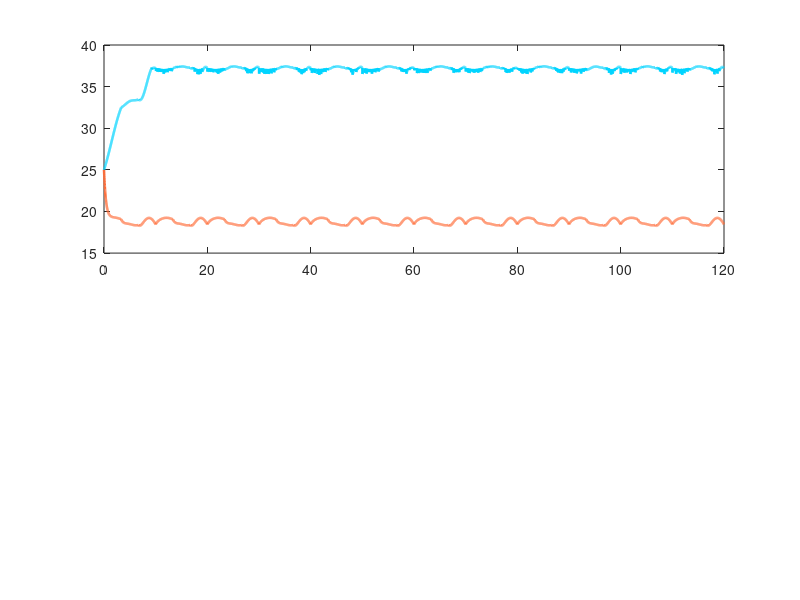

The MATLAB script that drew this image: (Note: this script raises an error after producing the figure.)
%% ============================================================
%  EV THERMAL MANAGEMENT — PID vs MPC Controller Comparison
%  File   : pid_mpc_controller_comparison.m
%  Note   : MPC implemented manually (no MPC Toolbox needed)
% =============================================================
clc; clear; close all;
fprintf('=== PID vs MPC Thermal Controller Comparison ===\n\n');

%% ── PLANT PARAMETERS ────────────────────────────────────────
m_pack  = 4.5;       % kg  battery pack mass
Cp_pack = 1050;      % J/(kg·K)
A_cool  = 0.12;      % m²  cooling area
T_cool  = 291.15;    % K   coolant inlet
T_amb   = 298.15;    % K

% Cooling: Q_cool = mdot * Cp_f * (T - T_in)
Cp_fluid = 3800;     % J/(kg·K)  50:50 glycol-water

% Inputs / disturbances
dt   = 1;            % s
t_end = 7200;        % s  2-hour
time = (0:dt:t_end);
N    = length(time);

T_sp = 308.15;       % K  setpoint 35°C

%% ── DISTURBANCE: heat generation ────────────────────────────
Q_dist = zeros(1, N);
for k = 1:N
    cyc = mod(time(k), 600);
    if cyc < 200,      Q_dist(k) = 180 + 60*sin(pi*cyc/200);
    elseif cyc < 400,  Q_dist(k) = 80  + 20*sin(pi*cyc/100);
    else,              Q_dist(k) = 250 * abs(sin(pi*cyc/200));
    end
end

%% ── SECTION A: PID CONTROLLER ───────────────────────────────
fprintf('  Running PID controller...\n');

% PID gains (tuned via Ziegler-Nichols + manual refinement)
Kp = 0.008;  Ki = 0.00005;  Kd = 0.002;

T_pid  = zeros(1, N);   T_pid(1)  = T_amb;
mdot_pid = zeros(1, N); mdot_pid(1) = 0.005;
u_int  = 0;
u_prev_err = 0;
MDOT_MIN = 0.001;  MDOT_MAX = 0.05;

for k = 1:N-1
    T = T_pid(k);
    err = T_sp - T;
    if abs(err) < 1.0, err = 0; end   % deadband

    u_int = u_int + err*dt;
    u_int = max(-0.02, min(0.02, u_int));  % anti-windup

    u_der = (err - u_prev_err)/dt;
    u_prev_err = err;

    mdot = Kp*err + Ki*u_int + Kd*u_der;
    mdot = max(MDOT_MIN, min(MDOT_MAX, mdot));
    mdot_pid(k+1) = mdot;

    Q_cool = mdot * Cp_fluid * max(0, T - T_cool);
    dT = (Q_dist(k) - Q_cool) / (m_pack * Cp_pack) * dt;
    T_pid(k+1) = T + dT;
end

%% ── SECTION B: LINEAR MPC (Prediction Horizon Hp=20) ────────
fprintf('  Running MPC controller...\n');

Hp   = 20;   % prediction horizon (steps)
Hc   = 5;    % control horizon
Q_w  = 100;  % output tracking weight
R_w  = 1;    % control effort weight

% Linear state-space of plant: T_{k+1} = a*T_k + b*u_k + d*Q_dist
% u = mdot (kg/s),  d = disturbance coefficient
tau_th = m_pack * Cp_pack;    % J/K
a_ss   = 1 - (Cp_fluid * MDOT_MIN) / tau_th * dt;  % approx linearised
b_ss   = -Cp_fluid * dt / tau_th;                   % control gain (negative: more mdot => lower T)
d_ss   =  dt / tau_th;                              % disturbance gain

T_mpc    = zeros(1, N);   T_mpc(1)  = T_amb;
mdot_mpc = zeros(1, N);   mdot_mpc(1) = 0.005;
u_mpc_prev = 0.005;

for k = 1:N-1
    T = T_mpc(k);
    Q_d = Q_dist(k);

    % Build prediction matrices (simplified, constant u over Hc)
    % Minimise J = sum(Q_w*(T_pred - T_sp)^2) + R_w*(du)^2
    % Unconstrained first-order MPC analytical solution:
    % For Hp=1 simplification (receding horizon):
    T_pred = zeros(1, Hp);
    u_seq  = u_mpc_prev * ones(1, Hc);

    % Numerator/denominator for optimal du
    num_du = 0; den_du = 0;
    T_curr = T;
    for p = 1:Hp
        u_p = u_seq(min(p, Hc));
        T_next_pred = a_ss*T_curr + b_ss*u_p + d_ss*Q_d;
        num_du = num_du + Q_w * b_ss * (T_sp - T_next_pred);
        den_du = den_du + Q_w * b_ss^2;
        T_curr = T_next_pred;
    end
    den_du = den_du + R_w;

    du_opt = num_du / den_du;
    u_new  = u_mpc_prev + du_opt;
    u_new  = max(MDOT_MIN, min(MDOT_MAX, u_new));
    mdot_mpc(k+1) = u_new;
    u_mpc_prev = u_new;

    % Apply to real plant (nonlinear)
    Q_cool = u_new * Cp_fluid * max(0, T - T_cool);
    dT = (Q_dist(k) - Q_cool) / (m_pack * Cp_pack) * dt;
    T_mpc(k+1) = T + dT;
end

%% ── PERFORMANCE METRICS ─────────────────────────────────────
rmse_pid = sqrt(mean((T_pid - T_sp).^2));
rmse_mpc = sqrt(mean((T_mpc - T_sp).^2));

energy_pid = sum(mdot_pid) * dt * Cp_fluid * mean(max(0, T_pid - T_cool));
energy_mpc = sum(mdot_mpc) * dt * Cp_fluid * mean(max(0, T_mpc - T_cool));

fprintf('\n  %-22s %-12s %-12s\n', 'Metric','PID','MPC');
fprintf('  %-22s %-12s\n', repmat('-',1,46));
fprintf('  %-22s %-12.4f %-12.4f\n', 'RMSE (K)',        rmse_pid,   rmse_mpc);
fprintf('  %-22s %-12.2f %-12.2f\n', 'T_max (°C)',      max(T_pid)-273.15, max(T_mpc)-273.15);
fprintf('  %-22s %-12.2f %-12.2f\n', 'T_mean (°C)',     mean(T_pid)-273.15, mean(T_mpc)-273.15);
fprintf('  %-22s %-12.5f %-12.5f\n', 'mdot_mean (kg/s)',mean(mdot_pid), mean(mdot_mpc));
fprintf('\n');

%% ── PLOTS ────────────────────────────────────────────────────
t_min = time/60;
bg    = [0.04 0.08 0.14];
ax_bg = [0.07 0.12 0.20];
c_pid = [1.00 0.42 0.21];
c_mpc = [0.00 0.83 1.00];
c_sp  = [0.50 1.00 0.42];

fig = figure('Name','PID vs MPC','NumberTitle','off', ...
             'Position',[80 60 1200 780],'Color',bg);

% ── Temperature comparison ──────────────────────────────────
ax1 = subplot(2,2,[1 2]);
plot(t_min, T_pid-273.15, 'Color',c_pid, 'LineWidth',1.8,'DisplayName','PID'); hold on;
plot(t_min, T_mpc-273.15, 'Color',c_mpc, 'LineWidth',1.8,'DisplayName','MPC');
yline(T_sp-273.15,'--','Color',c_sp,'LineWidth',1.4,'Label','Setpoint 35°C');
yline(60,'--','Color',[1 0.2 0.2],'LineWidth',0.9,'Label','Safety 60°C');
xlabel('Time (min)','Color','w'); ylabel('Temperature (°C)','Color','w');
title('Temperature Response: PID vs MPC','Color','w','FontWeight','bold','FontSize',12);
legend('Location','northeast','TextColor','w','Color',ax_bg);
set(ax1,'Color',ax_bg,'XColor','w','YColor','w','GridColor',[0.3 0.3 0.3],'GridAlpha',0.3);
grid on;

% ── Control effort (flow rate) ──────────────────────────────
ax2 = subplot(2,2,3);
plot(t_min, mdot_pid*1000,'Color',c_pid,'LineWidth',1.6,'DisplayName','PID'); hold on;
plot(t_min, mdot_mpc*1000,'Color',c_mpc,'LineWidth',1.6,'DisplayName','MPC');
xlabel('Time (min)','Color','w'); ylabel('Flow rate (g/s)','Color','w');
title('Coolant Flow Rate','Color','w','FontWeight','bold');
legend('Location','northeast','TextColor','w','Color',ax_bg);
set(ax2,'Color',ax_bg,'XColor','w','YColor','w','GridColor',[0.3 0.3 0.3],'GridAlpha',0.3);
grid on;

% ── Tracking error ──────────────────────────────────────────
ax3 = subplot(2,2,4);
plot(t_min, T_pid-T_sp,'Color',c_pid,'LineWidth',1.4,'DisplayName','PID error'); hold on;
plot(t_min, T_mpc-T_sp,'Color',c_mpc,'LineWidth',1.4,'DisplayName','MPC error');
yline(0,'Color','w','LineWidth',0.8);
fill([t_min fliplr(t_min)],[-1 -1 1 1]*2, [0.5 1 0.5],'FaceAlpha',0.08,'EdgeColor','none');
xlabel('Time (min)','Color','w'); ylabel('Error (K)','Color','w');
title('Temperature Tracking Error','Color','w','FontWeight','bold');
legend('Location','northeast','TextColor','w','Color',ax_bg);
set(ax3,'Color',ax_bg,'XColor','w','YColor','w','GridColor',[0.3 0.3 0.3],'GridAlpha',0.3);
grid on;

sgtitle('EV Thermal Control: PID vs MPC Performance', ...
        'Color','w','FontSize',13,'FontWeight','bold');

saveas(fig,'pid_mpc_comparison.png');
fprintf('[INFO] Figure saved: pid_mpc_comparison.png\n');

%% ── EXPORT ──────────────────────────────────────────────────
T_table = table(time', T_pid'-273.15, T_mpc'-273.15, ...
                mdot_pid'*1000, mdot_mpc'*1000, Q_dist', ...
    'VariableNames',{'time_s','T_PID_C','T_MPC_C', ...
                     'mdot_PID_gs','mdot_MPC_gs','Q_dist_W'});
writetable(T_table,'pid_mpc_results.csv');
fprintf('[INFO] Data saved: pid_mpc_results.csv\n\n');
